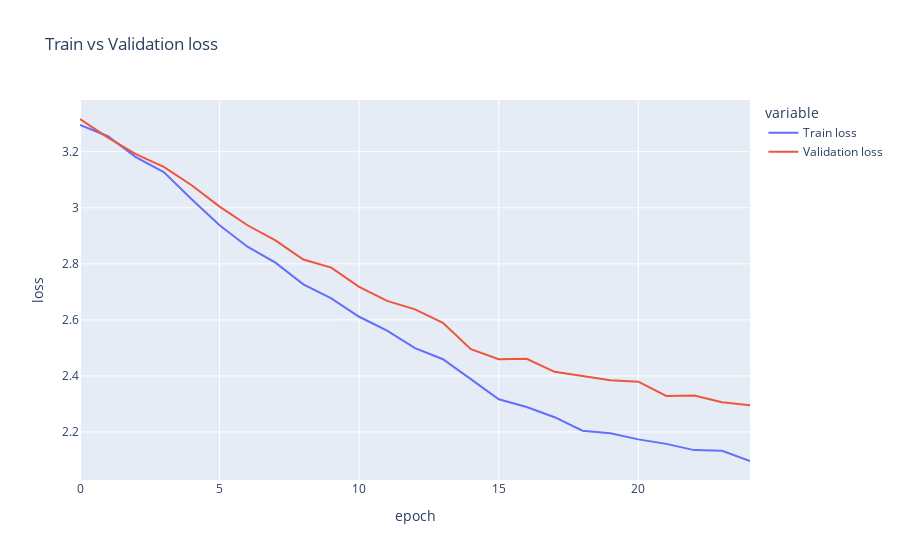

Notebook source saved alongside this figure:
### Code cell
fig = px.line(train_valid_losses, labels={'value': 'loss', 'index': 'epoch'}, title='Train vs Validation loss')
fig

### Figure 1 — Plotly figure (JSON) as saved in the notebook; plotly's stock layout.template omitted (floating-point values rounded to 4 significant figures)
{"data": [{"hovertemplate": "variable=Train loss<br>epoch=%{x}<br>loss=%{y}<extra></extra>", "legendgroup": "Train loss", "line": {"color": "#636efa", "dash": "solid"}, "marker": {"symbol": "circle"}, "mode": "lines", "name": "Train loss", "orientation": "v", "showlegend": true, "x": [0, 1, 2, 3, 4, 5, 6, 7, 8, 9, 10, 11, 12, 13, 14, 15, 16, 17, 18, 19, 20, 21, 22, 23, 24], "xaxis": "x", "y": [3.296, 3.255, 3.181, 3.127, 3.03, 2.938, 2.861, 2.804, 2.727, 2.676, 2.611, 2.562, 2.499, 2.46, 2.388, 2.317, 2.289, 2.252, 2.204, 2.195, 2.173, 2.157, 2.135, 2.132, 2.096], "yaxis": "y", "type": "scatter"}, {"hovertemplate": "variable=Validation loss<br>epoch=%{x}<br>loss=%{y}<extra></extra>", "legendgroup": "Validation loss", "line": {"color": "#EF553B", "dash": "solid"}, "marker": {"symbol": "circle"}, "mode": "lines", "name": "Validation loss", "orientation": "v", "showlegend": true, "x": [0, 1, 2, 3, 4, 5, 6, 7, 8, 9, 10, 11, 12, 13, 14, 15, 16, 17, 18, 19, 20, 21, 22, 23, 24], "xaxis": "x", "y": [3.317, 3.25, 3.191, 3.146, 3.081, 3.004, 2.938, 2.884, 2.816, 2.786, 2.718, 2.668, 2.638, 2.589, 2.495, 2.46, 2.461, 2.415, 2.399, 2.385, 2.379, 2.328, 2.33, 2.306, 2.295], "yaxis": "y", "type": "scatter"}], "layout": {"xaxis": {"anchor": "y", "domain": [0.0, 1.0], "title": {"text": "epoch"}}, "yaxis": {"anchor": "x", "domain": [0.0, 1.0], "title": {"text": "loss"}}, "legend": {"title": {"text": "variable"}, "tracegroupgap": 0}, "title": {"text": "Train vs Validation loss"}}}
